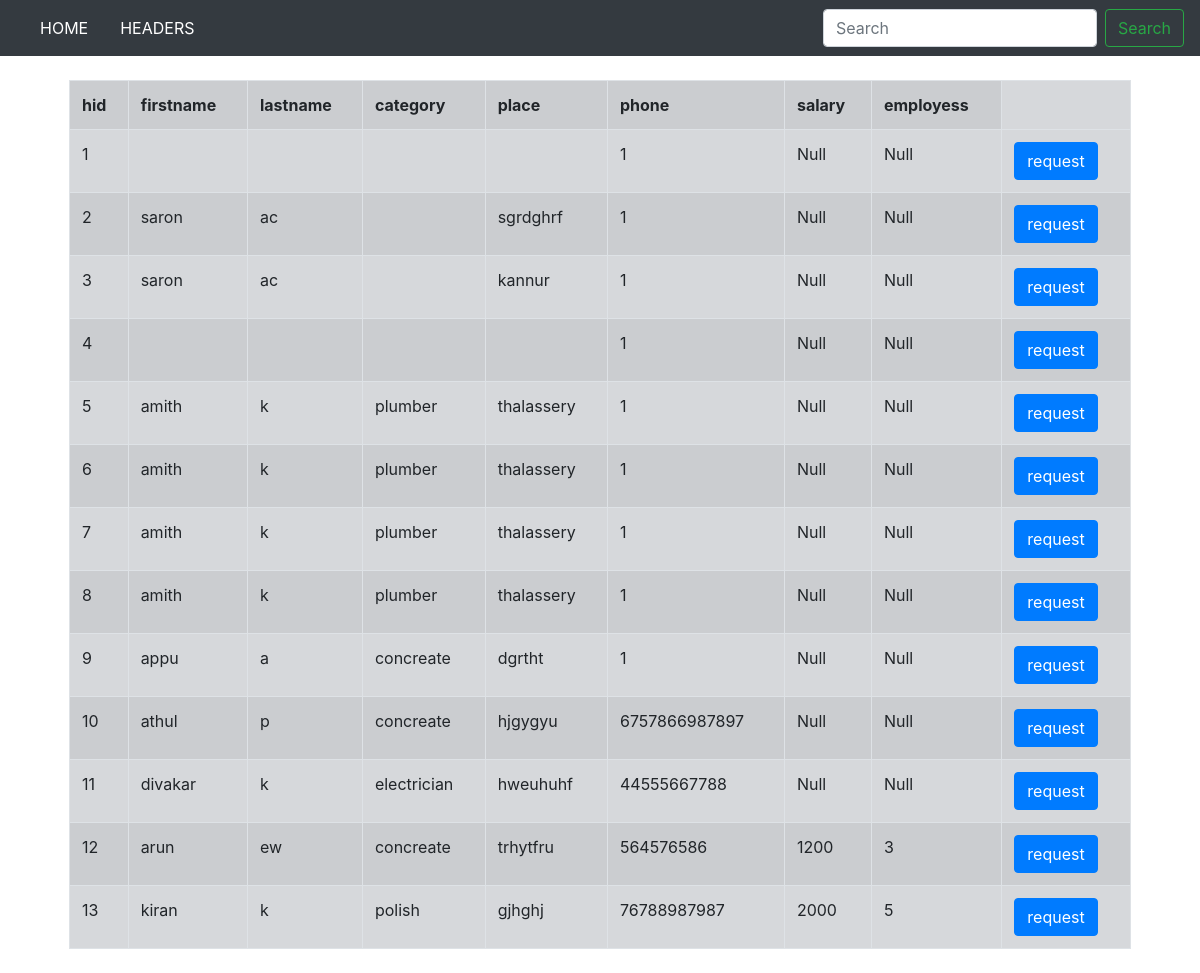
The app's page /headview/ (signed in), older data.
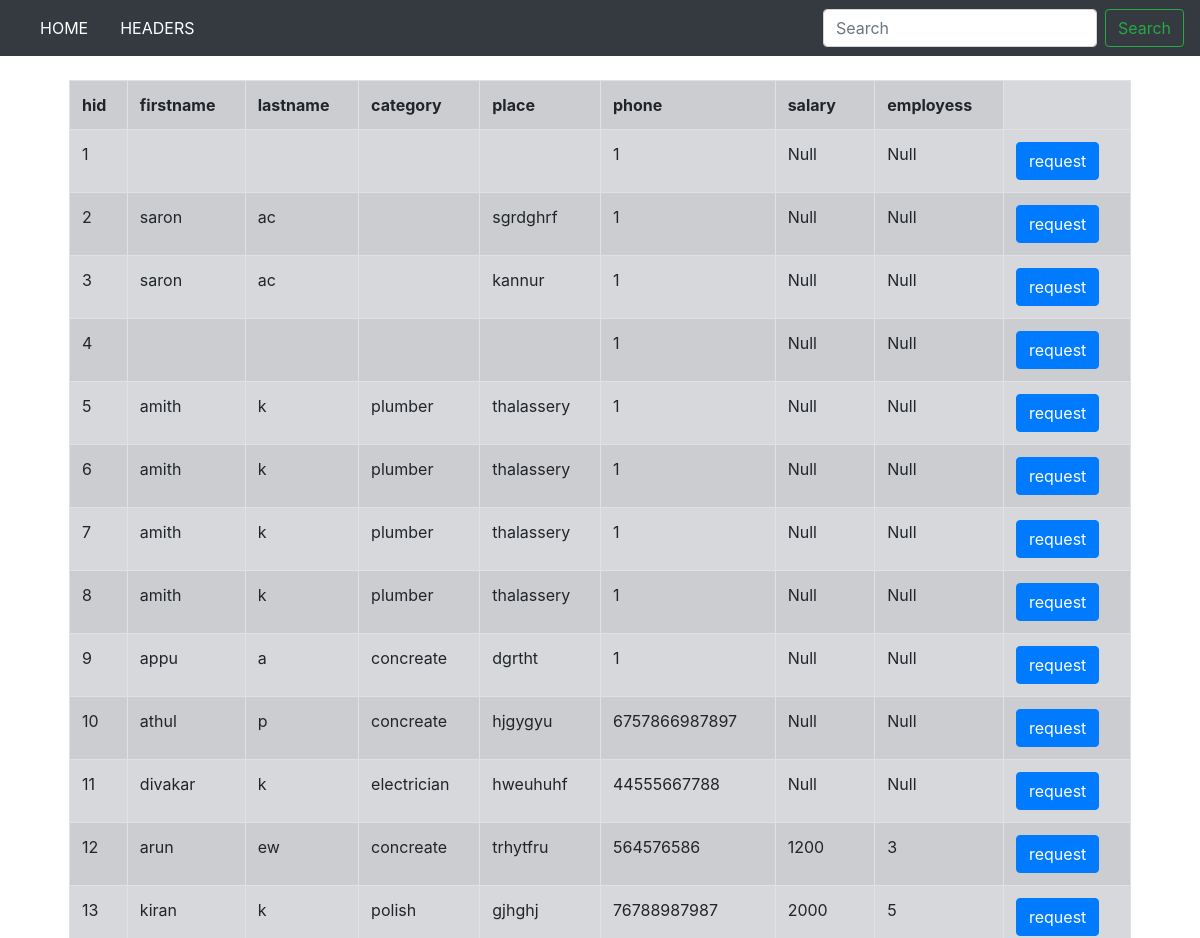
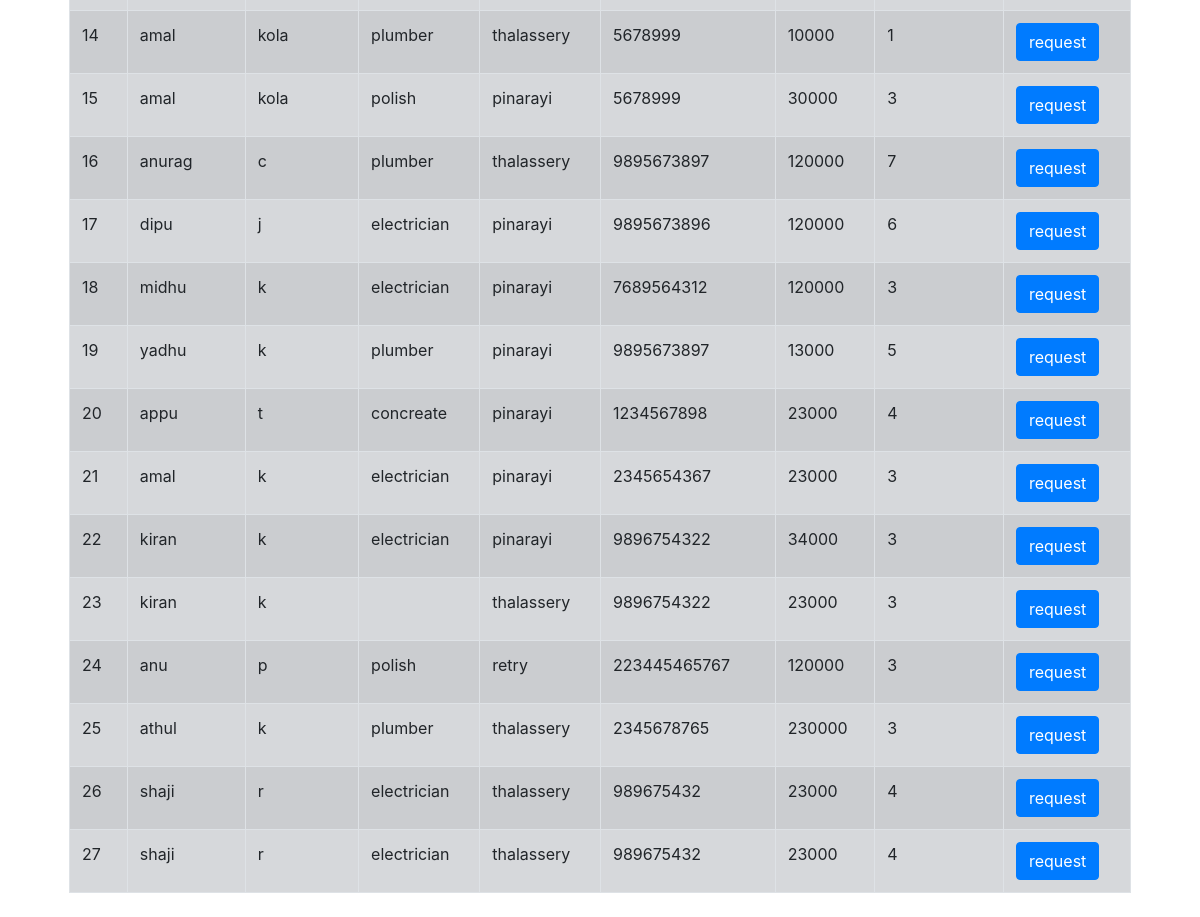
The same page, newer data (2 pictures, top to bottom).
### job/models.py (models this page shows)
class Register(models.Model):
    firstname=models.CharField(max_length=50)
    lastname=models.CharField(max_length=50)
    username=models.CharField(max_length=50)
    password=models.CharField(max_length=50)
    gender=models.CharField(max_length=50,choices=[('male','male'),('female','female'),('other','other')])
    address=models.TextField()
    category=models.CharField(max_length=50)
    place=models.CharField(max_length=50)
    city=models.CharField(max_length=50)
    pin=models.TextField()
    phone=models.BigIntegerField()
    salary=models.TextField(default='Null')
    employess=models.TextField(default='Null')

### job/views.py (the view)
# urls.py: path('headview/',headview,name="headview"),
def headview(request):
    if 'userid' in request.session:
        data=Register.objects.all()
        return render(request,"headview.html",{'name':data})
    else:
        return redirect('userhome')

### job/templates/headview.html (shortened to what this page needs)
{% extends 'usernav.html'%}
 {% block content %}
<!DOCTYPE html>
 <html lang="en">
 <head>
    <link rel="stylesheet" href="https://cdn.jsdelivr.net/npm/bootstrap@4.0.0/dist/css/bootstrap.min.css">
 </head>
 <body>
    <div class="container">
            <div class="offset-4 m-4">
                <table class="table table-bordered table-striped table-hover table table-secondary">
                    <tr>
                    <th>hid</th>
                    <th>firstname</th>
                    <th>lastname</th>
                    <th>category</th>
                    <th>place</th>
                    <th>phone</th>
                    <th>salary</th>
                    <th>employess</th>
                    </tr>
                   {%for i in name%}
                   <tr>
                    <td>{{i.id}}</td>
                    <td>
                        {{i.firstname}}
                    </td>
                    <td>
                        {{i.lastname}}
                    </td>
                    <td>{{i.category}}</td>
                    <td>{{i.place}}</td>
                    <td>{{i.phone}}</td>
                    <td>{{i.salary}}</td>
                    <td>{{i.employess}}</td>
                    <td><a type="button" class="btn btn-primary"  href="{% url 'reqform' i.id%}">request</a>
                    </td>
                 </tr>
                   {%endfor%}
                </table>
            </div>
        </div>
 </body>
 </html>
{% endblock content %}

### job/templates/usernav.html (shortened to what this page needs)
<!DOCTYPE html>
<html lang="en">
<head>
</head>
<body>
  <nav class="navbar navbar-expand-lg navbar-dark bg-dark">
    <div class="collapse navbar-collapse" id="navbarSupportedContent">
      <ul class="navbar-nav mr-auto">
        <li class="nav-item active">
          <a class="nav-link" href="{% url 'userhome'%}">HOME <span class="sr-only">(current)</span></a>
        </li>
        <li class="nav-item active">
          <a class="nav-link" href="#"></a>
        </li>
        <li class="nav-item">
          <a class="nav-link active" href="{% url 'headview'%}">HEADERS</a>
        </li>
      </ul>
      <form class="form-inline my-2 my-lg-0">
        <input class="form-control mr-sm-2" type="search" placeholder="Search" aria-label="Search">
        <button class="btn btn-outline-success my-2 my-sm-0" type="submit">Search</button>
      </form>
    </div>
  </nav>
            {% block content%}
            {% endblock content%}
</body>
</html>

### job/templates/headview.html (style rules this page uses)
body { background-image: url('https://wallpapersmug.com/download/3840x2400/c6a425/maple-leaf-5k-spring.jpg'); background-repeat: no-repeat; background-size: 1400px; }

Row changes from the older to the newer data that the page shows:
added Register: id "14", firstname "amal", lastname "kola", category "plumber", place "thalassery", phone "5678999", salary "10000", employess "1"
added Register: id "15", firstname "amal", lastname "kola", category "polish", place "pinarayi", phone "5678999", salary "30000", employess "3"
added Register: id "16", firstname "anurag", lastname "c", category "plumber", place "thalassery", phone "9895673897", salary "120000", employess "7"
added Register: id "17", firstname "dipu", lastname "j", category "electrician", place "pinarayi", phone "9895673896", salary "120000", employess "6"
added Register: id "18", firstname "midhu", lastname "k", category "electrician", place "pinarayi", phone "7689564312", salary "120000", employess "3"
added Register: id "19", firstname "yadhu", lastname "k", category "plumber", place "pinarayi", phone "9895673897", salary "13000", employess "5"
added Register: id "20", firstname "appu", lastname "t", category "concreate", place "pinarayi", phone "1234567898", salary "23000", employess "4"
added Register: id "21", firstname "amal", lastname "k", category "electrician", place "pinarayi", phone "2345654367", salary "23000", employess "3"
added Register: id "22", firstname "kiran", lastname "k", category "electrician", place "pinarayi", phone "9896754322", salary "34000", employess "3"
added Register: id "23", firstname "kiran", lastname "k", place "thalassery", phone "9896754322", salary "23000", employess "3"
added Register: id "24", firstname "anu", lastname "p", category "polish", place "retry", phone "223445465767", salary "120000", employess "3"
added Register: id "25", firstname "athul", lastname "k", category "plumber", place "thalassery", phone "2345678765", salary "230000", employess "3"
added Register: id "26", firstname "shaji", lastname "r", category "electrician", place "thalassery", phone "989675432", salary "23000", employess "4"
added Register: id "27", firstname "shaji", lastname "r", category "electrician", place "thalassery", phone "989675432", salary "23000", employess "4"
